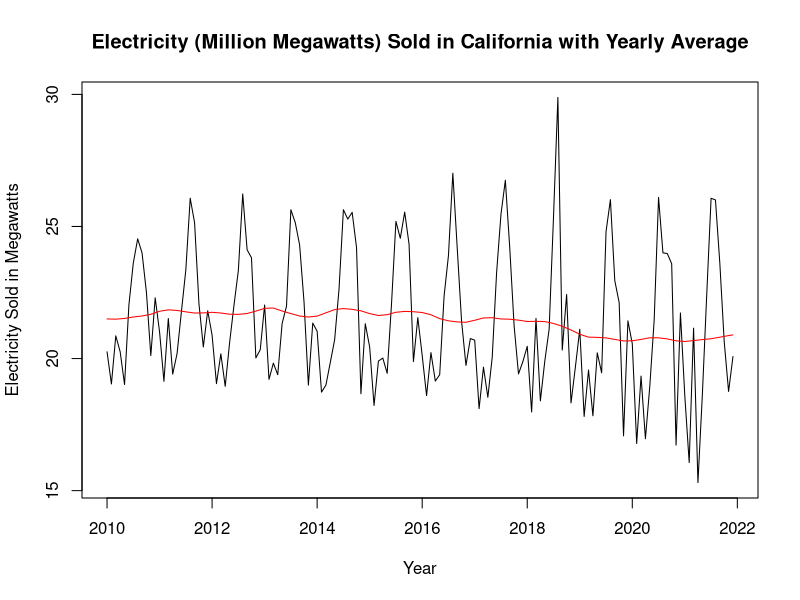
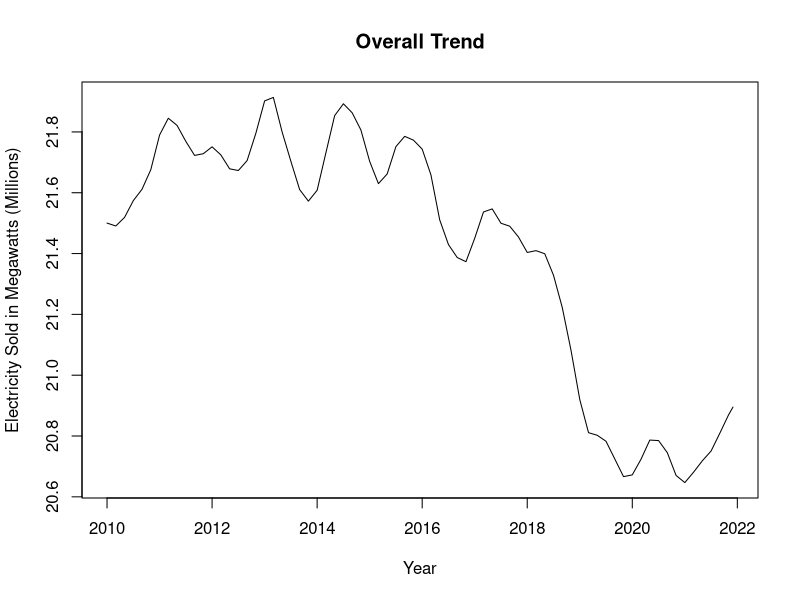
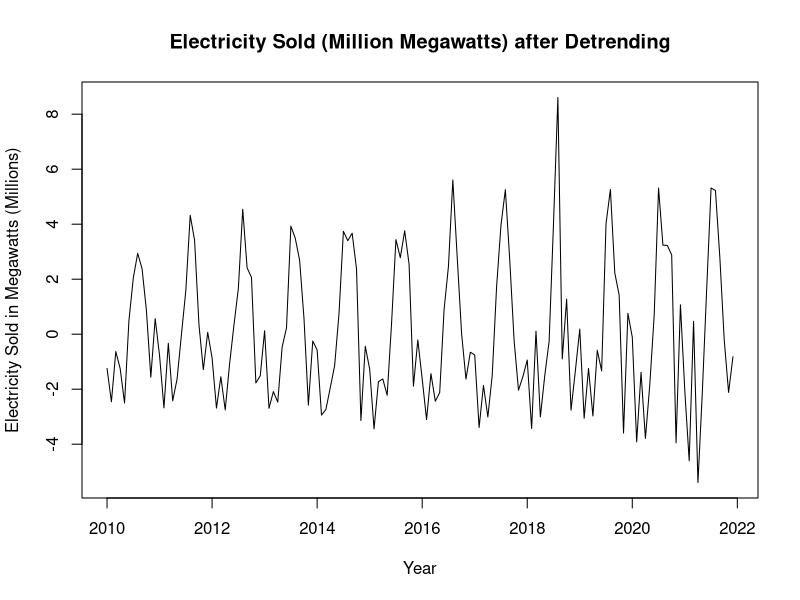
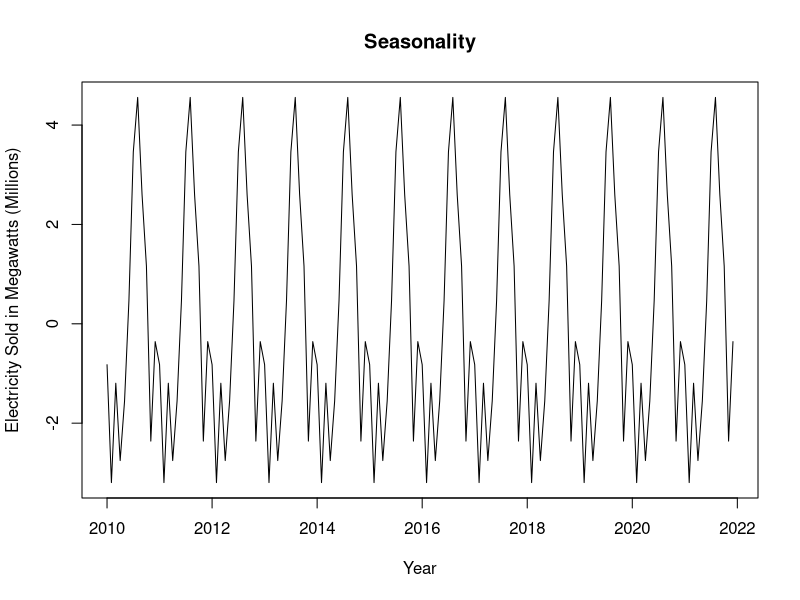
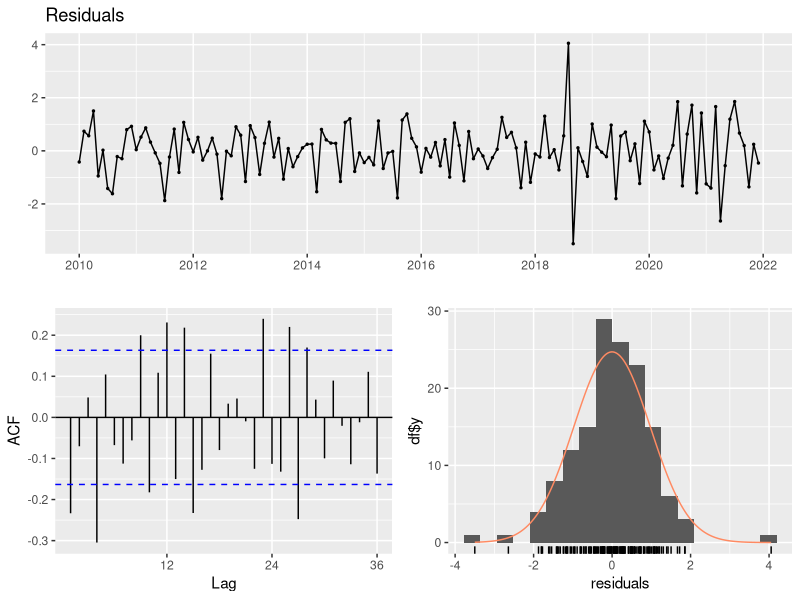
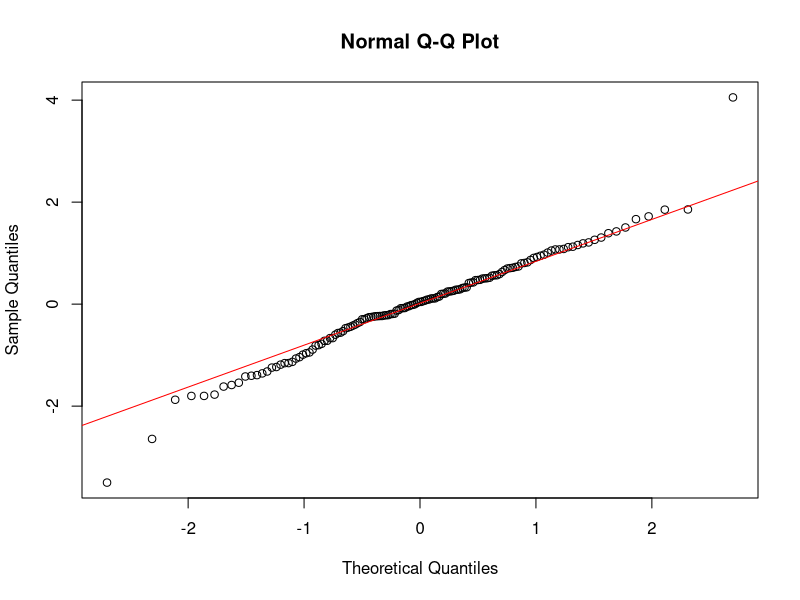
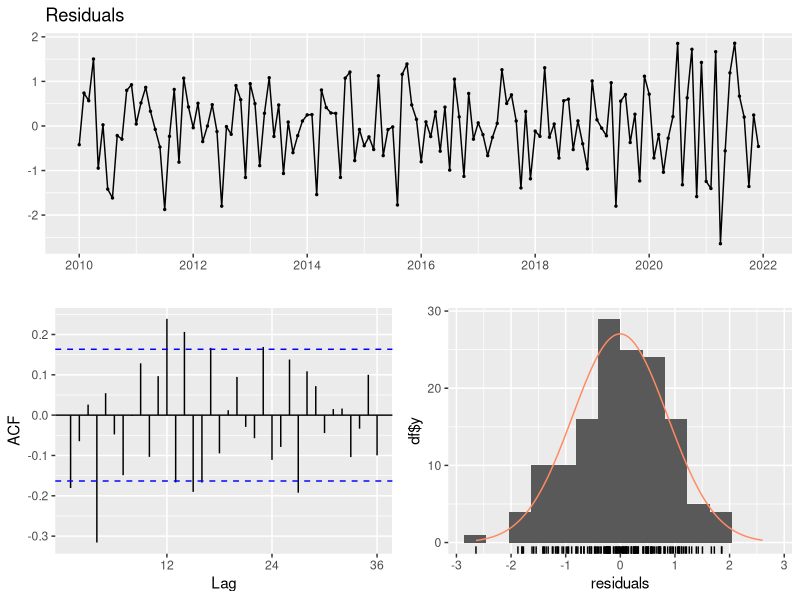
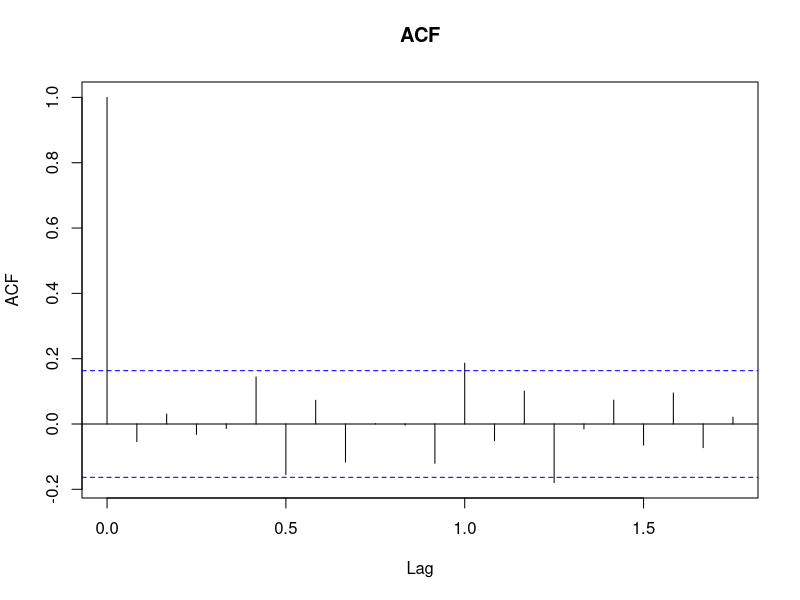

R code for these plots, in order:
## ---- chunk 1
knitr::opts_chunk$set(echo = TRUE)
path <- "/Users/alisonwong/git/electricity-time-series"
knitr::opts_knit$set(root.dir = path)
setwd(path)
## ---- chunk 2
# Load Packages 
library(tidyverse)
library(forecast)
library(lmtest)
library(tseries)
## ---- chunk 3
# Read data 
energy <- read.csv("energy-ca.csv")

# Subset data to select columns we need: Year, Month, State, Megawatts (sold)
energy_df <- subset(energy, select = c("X", "X.1", "X.2", "X.16"))
energy_df <- energy_df[-c(1,2),] # remove first two rows (unnecessary as these rows were the result of a small issue when importing the file)

# Add column names
colnames(energy_df) <- c("Year", "Month", "State", "Megawatts")
table(grepl("CA", energy_df$State)) # check the amount of times in which "CA" appears in the "X.2" column which corresponds to the respective state

# Subset data to select California 
energy_df <- energy_df[energy_df$State == "CA",]

# Get rid of empty rows
row.names(energy_df) <- NULL

# Check the amount of times in which the State column equals "CA". Since this number, 158, matches with the earlier number, we have support to say no important data was lost
table(grepl("CA", energy_df$State))
## ---- chunk 4
# Change to integers
energy_df$Year <- as.integer(energy_df$Year)
energy_df$Month <- as.integer(energy_df$Month)
energy_df$Megawatts <- as.integer(gsub(",", "", energy_df$Megawatts))

# Arrange energy_df in ascending order of time
energy_df <- energy_df %>%
  arrange(Year, Month)
## ---- chunk 5
# Remove the 2022 and 2023 year as only Jan and Feb data is present
energy_df2022 <- energy_df[133:158,]
energy_df1 <- energy_df[energy_df$Year != 2023 & energy_df$Year != 2022,] 

# Time series object
energy_ts <- ts(energy_df1[,4], start= 2010, frequency = 12)
energy2022 <- ts(energy_df2022[,4], start= 2021, frequency = 12)

# Divide data by a million to standardize units in a more perceivable way 
energy_ts <- energy_ts/(10^6)
energy2022 <- energy2022/(10^6)
## ---- chunk 6
# Seasonal and Trend decomposition using Loess (locally weighted regression and scatter plot smoothing)
model <- stl(energy_ts, s.window = "periodic")

# Get m_t
m_t <- model$time.series[, "trend"]

# Plot time series data with yearly average
ts.plot(energy_ts,
        xlab = "Year",
        ylab = "Electricity Sold in Megawatts",
        main = "Electricity (Million Megawatts) Sold in California with Yearly Average")
lines(m_t, col = "red")
## ---- chunk 7
# Overall trend
ts.plot(m_t,
        xlab = "Year",
        ylab = "Electricity Sold in Megawatts (Millions)",
        main = "Overall Trend")

# Detrend only
detrend <- energy_ts - m_t
## ---- chunk 8
# Plot new time series that clearly exposes seasonality
ts.plot(detrend,
        xlab = "Year",
        ylab = "Electricity Sold in Megawatts (Millions)",
        main = "Electricity Sold (Million Megawatts) after Detrending")

# Get seasonality
s_t <- model$time.series[, "seasonal"]
ts.plot(s_t, xlab = "Year", ylab = "Electricity Sold in Megawatts (Millions)", main = "Seasonality")
## ---- chunk 9
# Extract residuals
z_t <- energy_ts - m_t - s_t

# Plot time series, ACF, histogram, QQ-plot of white noise
checkresiduals(z_t)
qqnorm(z_t)
qqline(z_t, col = "red")
## ---- chunk 10
# Jan 2010 - Jul 2018
df1 <- energy_df1[1:103,]
df1_ts <- ts(df1[,4], start= 2010, frequency = 12)
df1_ts <- df1_ts/(10^6)

# Oct 2018 - Dec 2021
df2 <- energy_df1[106:144,]
df2_ts <- ts(rev(df2[,4]), start= c(2018, 10), frequency = 12) # reversed order - have to reverse back 
df2_ts <- df2_ts/(10^6)

# Decompose both ts
decom_df1 <- stl(df1_ts, s.window = "periodic")
decom_df2 <- stl(df2_ts, s.window = "periodic")
## ---- chunk 11
# Function to find optimal p, q values
find_arima <- function(X, p_values, d_values, q_values) {
  
  aic_matrix <- matrix(NA, nrow = length(p_values), ncol = length(q_values))
  
  # Loop over all combinations of p, d, and q values
  for (i in 1:length(p_values)) {
    for (j in 1:length(d_values)) {
      for (k in 1:length(q_values)) {
        
        # Try fitting the ARMA model with current p, d, q values
        tryCatch({
          arma_model <- arima(X, order = c(p_values[i], d_values[j], q_values[k]))
          # Calculate the AIC value for the current model
          aic <- AIC(arma_model)
          # Store the AIC value in the matrix
          aic_matrix[i, k] <- aic
        }, error = function(e) {
          # If an error occurs, assign -1 to the matrix element
          aic_matrix[i, k] <- -1
        })
        
      }
    }
  }
  
  print(aic_matrix)
  
  # Find the indices of the minimum AIC value in the matrix
  min_indices <- which(aic_matrix == min(aic_matrix), arr.ind = TRUE)
  # Extract the corresponding p, d, q values with the minimum AIC
  best_p <- p_values[min_indices[, 1]]
  best_d <- d_values[min_indices[, 2]]
  best_q <- q_values[min_indices[, 2]]
  
  # Print the best p, d, q values
  cat("Best p:", best_p, "\n")
  cat("Best d:", best_d, "\n")
  cat("Best q:", best_q, "\n")
  cat("AIC:", min(aic_matrix, na.rm = TRUE), "\n")
}

# Define the range of values to consider for p, d, and q
p_values <- 1:6
d_values <- 0
q_values <- 1:6
## ---- chunk 12
find_arima(decom_df1$time.series[, "remainder"], p_values, d_values, q_values)
find_arima(decom_df2$time.series[, "remainder"], p_values, d_values, q_values)
arma1 <- arima(decom_df1$time.series[, "remainder"], order = c(4, 0, 5))
arma2 <- arima(decom_df2$time.series[, "remainder"], order = c(6, 0, 3))
## ---- chunk 13
# Forecast the residuals w/ ARMA(5,6)
forecast_zt <- predict(arma1, n.ahead = 2)$pred

# Backcast the residuals w/ ARMA(5,6)
backcast_zt <- rev(predict(arma2, n.ahead = 2)$pred) # reverse to get Aug & Sept 2018 values

# Average
avg_zt <- (forecast_zt + backcast_zt)/2
avg_zt 
## ---- chunk 14
# Indices and values to replace
indices <- c(104, 105)
new_values <- c(avg_zt)
z_t[indices] <- new_values
## ---- chunk 15
# Residual Diagnostics
checkresiduals(z_t)

# Augmented Dickey–Fuller test for stationarity
adf.test(z_t)
## ---- chunk 16
find_arima(z_t, 1:4, 0, 1:4)

# Fit an ARMA model to the residuals
arma_model <- arima(z_t, order = c(4, 0, 4))
arma_model
## ---- chunk 17
# White Noise
acf(arma_model$residuals, na.action = na.pass, main = "ACF")
pacf(arma_model$residuals, na.action = na.pass, main = "PACF")

# Normality
qqnorm(arma_model$residuals, main = "Q-Q Plot") # Heavy tail
qqline(arma_model$residuals, col = "red")
## ---- chunk 18
Box.test(arma_model$residuals, type = "Ljung-Box")
## ---- chunk 19
coeftest(arma_model)
## ---- chunk 20
# Forecasting next year
xt_hat22 <- predict(arma_model, n.ahead = 12)

# Plot the time series with the 2022 forecast and 95% prediction intervals
plot(z_t, xlim = c(2010, 2023),
     main = "Time series white noise predictions from 2022 to 2023", ylab = "Xt")
points(xt_hat22$pred, type = "l", col = 2, lwd = 2)
points(xt_hat22$pred - 2*xt_hat22$se, type = "l", col = "blue", lty = 2, lwd = 0.2)
points(xt_hat22$pred + 2*xt_hat22$se, type = "l", col = "blue", lty = 2, lwd = 0.2)
legend("topleft", lty=1, bty = "n", col=c("red","black"), c("predicted values","actual values"))
## ---- chunk 21
# Get true Xt's in 2022
model2022 <- stl(energy2022, s.window = "periodic")
xt_22 <- model2022$time.series[, "remainder"]

# Get prediction error of Xt's in 2022
pred_error <- sum(xt_22 - xt_hat22$pred)^2/var(xt_22)
pred_error
var(xt_hat22$pred)
## ---- chunk 22
# To predict Yt, we have to first fit a polynomial to the trend to be able to predict the trend for the next year
t <- 1:length(m_t)
t2 <- t^2
t3 <- t^3
t4 <- t^4

# Fit model
trend_model <- lm(m_t ~ t + t2 + t3 + t4)
summary(trend_model)
g <- ts(predict(trend_model), start = 2010, frequency = 12)

# Plot 4th degree polynomial on the trend line
plot(m_t, main = "Fit 4th-degree Polynomial to Trend")
points(g, type = "l", lwd = 1, col = 2)

# Predict the trend for the 2022 year by fitting the next 12 data points to the model
x <- 145:156
m2022 <- 21.63 + 0.0004515*(x^2) - 0.000007607*(x^3) + 0.00000003032*(x^4)
## ---- chunk 23
# Add the decomposed portion back for 2022
Yt <- xt_hat22$pred + s_t[1:12] + m2022

energy22 <- ts(energy_df2022[1:24,4], start = 2021, frequency = 12)/(10^6)

# Plot
plot(energy_ts, xlim = c(2010, 2023),
     main = "Time series predictions of 2022", ylab = "Electricity Sales (Million Megawatts)")
points(energy22, type = "l", lwd = 1)
points(Yt, type = "l", col = 2, lwd = 2)
legend("topleft", lty=1, bty = "n", col=c("red","black"), c("predicted values","actual values"))
## ---- chunk 24
pred_error <- sum(energy2022 - Yt)^2/var(energy2022[13:24])
pred_error
var(Yt)
## ---- chunk 25
Ynew <- z_t + m_t + s_t
plot(Ynew)
